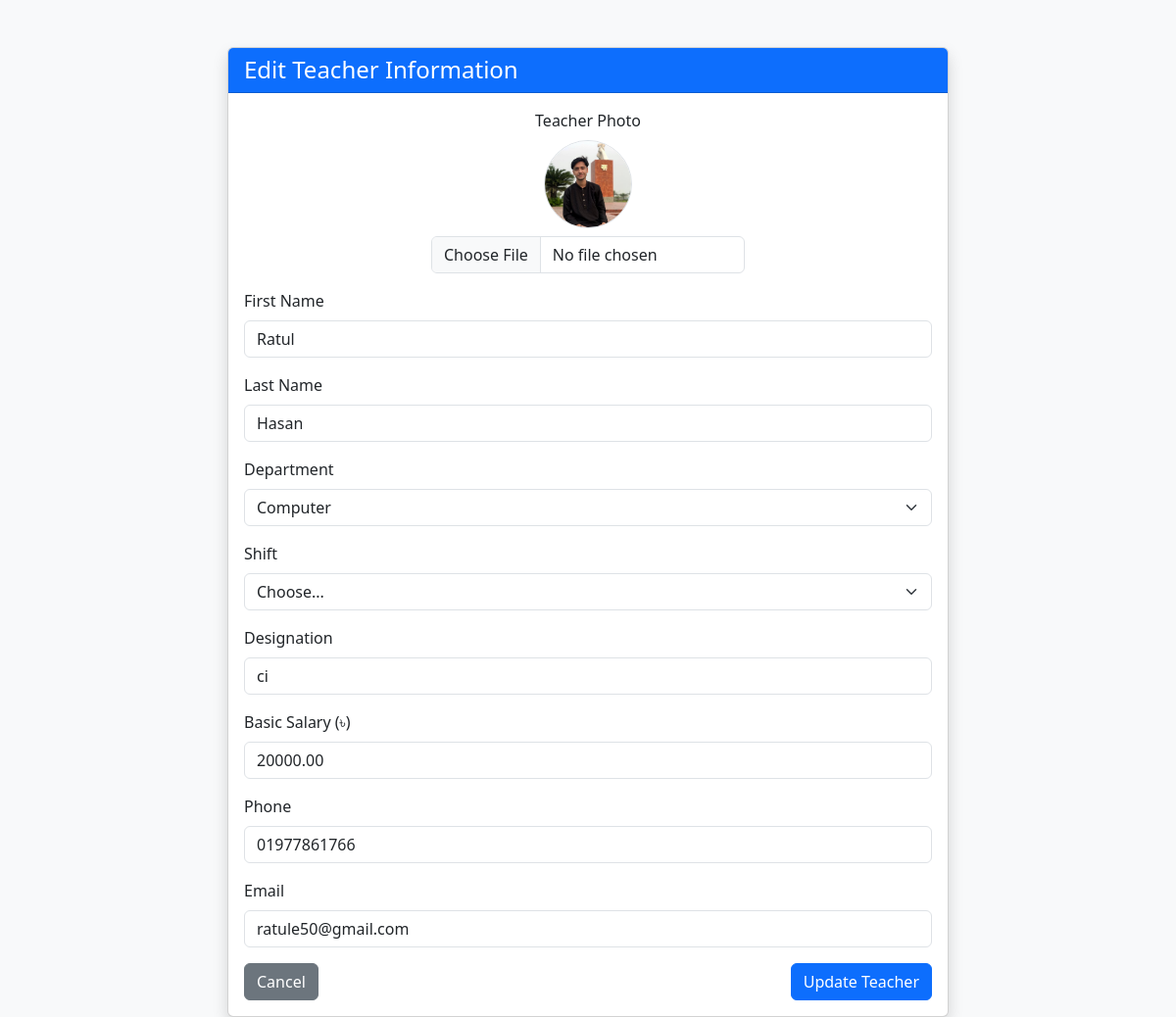
Screenshot of /teacher/edit/1/ (signed in) with the database file from the repository.
### app/models.py (models this page shows, shortened)
class Teacher(models.Model):
    SHIFT_CHOICES = [
        ('1st', '1st Shift'),
        ('2nd', '2nd Shift'),
    ]
    first_name = models.CharField(max_length=50)
    last_name = models.CharField(max_length=50)
    email = models.EmailField()
    phone = models.CharField(max_length=20)
    department = models.ForeignKey(Department, on_delete=models.CASCADE)
    shift = models.CharField(max_length=10, choices=SHIFT_CHOICES, blank=True, default='')
    designation = models.CharField(max_length=100)
    salary = models.DecimalField(max_digits=10, decimal_places=2)
    teacher_image = models.ImageField(upload_to='teacher_images/', blank=True, null=True)

class Department(models.Model):
    name = models.CharField(max_length=100)

### app/views.py (the view, shortened to what this page needs)
# urls.py: path('teacher/edit/<int:pk>/', views.edit_teacher, name='edit_teacher'),
def edit_teacher(request, pk):
    teacher = get_object_or_404(Teacher, pk=pk)
    departments = Department.objects.all()
    return render(request, 'edit_teacher.html', {'teacher': teacher, 'departments': departments})

### accounts/context_processors.py (called while the page is built)
def site_branding(request):
    try:
        SiteSettings = apps.get_model(CORE_APP, "SiteSettings")
        site_settings = SiteSettings.objects.first()
    except Exception:
        site_settings = None
    return {"site_settings": site_settings}

### templates/edit_teacher.html (shortened to what this page needs)
<!DOCTYPE html>
<html lang="en">
<head>
    <link href="https://cdnjs.cloudflare.com/ajax/libs/bootstrap/5.3.0/css/bootstrap.min.css" rel="stylesheet">
</head>
<body class="bg-light">
    <div class="container mt-5">
        <div class="row justify-content-center">
            <div class="col-md-8">
                <div class="card shadow">
                    <div class="card-header bg-primary text-white">
                        <h4 class="mb-0">Edit Teacher Information</h4>
                    </div>
                    <div class="card-body">
                        <form method="POST" enctype="multipart/form-data">
                            <div class="mb-3 text-center">
                                <label class="form-label d-block">Teacher Photo</label>
                                <div class="mb-2">
                                    {% if teacher.teacher_image %}
                                        <img id="editImgPreview" src="{{ teacher.teacher_image.url }}" alt="{{ teacher.first_name }}" class="rounded-circle border" style="width:90px; height:90px; object-fit:cover;">
                                    {% else %}
                                        <img id="editImgPreview" src="" alt="" class="rounded-circle border d-none" style="width:90px; height:90px; object-fit:cover;">
                                    {% endif %}
                                </div>
                                <input type="file" name="teacher_image" accept="image/*" class="form-control" style="max-width:320px; margin:0 auto;" onchange="previewEditImage(this)">
                            </div>
                            <div class="mb-3">
                                <label class="form-label">First Name</label>
                                <input type="text" name="first_name" value="{{ teacher.first_name }}" class="form-control" required>
                            </div>
                            <div class="mb-3">
                                <label class="form-label">Last Name</label>
                                <input type="text" name="last_name" value="{{ teacher.last_name }}" class="form-control" required>
                            </div>
                            <div class="mb-3">
                                <label class="form-label">Department</label>
                                <select name="department" class="form-select" required>
                                    {% for dept in departments %}
                                        <option value="{{ dept.id }}" {% if dept.id == teacher.department_id %}selected{% endif %}>{{ dept.name }}</option>
                                    {% endfor %}
                                </select>
                            </div>
                            <div class="mb-3">
                                <label class="form-label">Shift</label>
                                <select name="shift" class="form-select">
                                    <option value="" {% if not teacher.shift %}selected{% endif %}>Choose...</option>
                                </select>
                            </div>
                            <div class="mb-3">
                                <label class="form-label">Designation</label>
                                <input type="text" name="designation" value="{{ teacher.designation }}" class="form-control" required>
                            </div>
                            <div class="mb-3">
                                <label class="form-label">Basic Salary (৳)</label>
                                <input type="number" name="salary" value="{{ teacher.salary }}" class="form-control" required>
                            </div>
                            <div class="mb-3">
                                <label class="form-label">Phone</label>
                                <input type="tel" name="phone" value="{{ teacher.phone }}" class="form-control" required>
                            </div>
                            <div class="mb-3">
                                <label class="form-label">Email</label>
                                <input type="email" name="email" value="{{ teacher.email }}" class="form-control" required>
                            </div>
                            <div class="d-flex justify-content-between">
                                <a href="{% url 'index' %}" class="btn btn-secondary">Cancel</a>
                                <button type="submit" class="btn btn-primary">Update Teacher</button>
                            </div>
                        </form>
                    </div>
                </div>
            </div>
        </div>
    </div>
</body>
</html>

### rows the page displays
Teacher: teacher_image (picture), first_name "Ratul", last_name "Hasan", department "Computer", shift "Choose...", designation "ci", salary "20000.00", phone "01977861766", email "ratule50@gmail.com"
